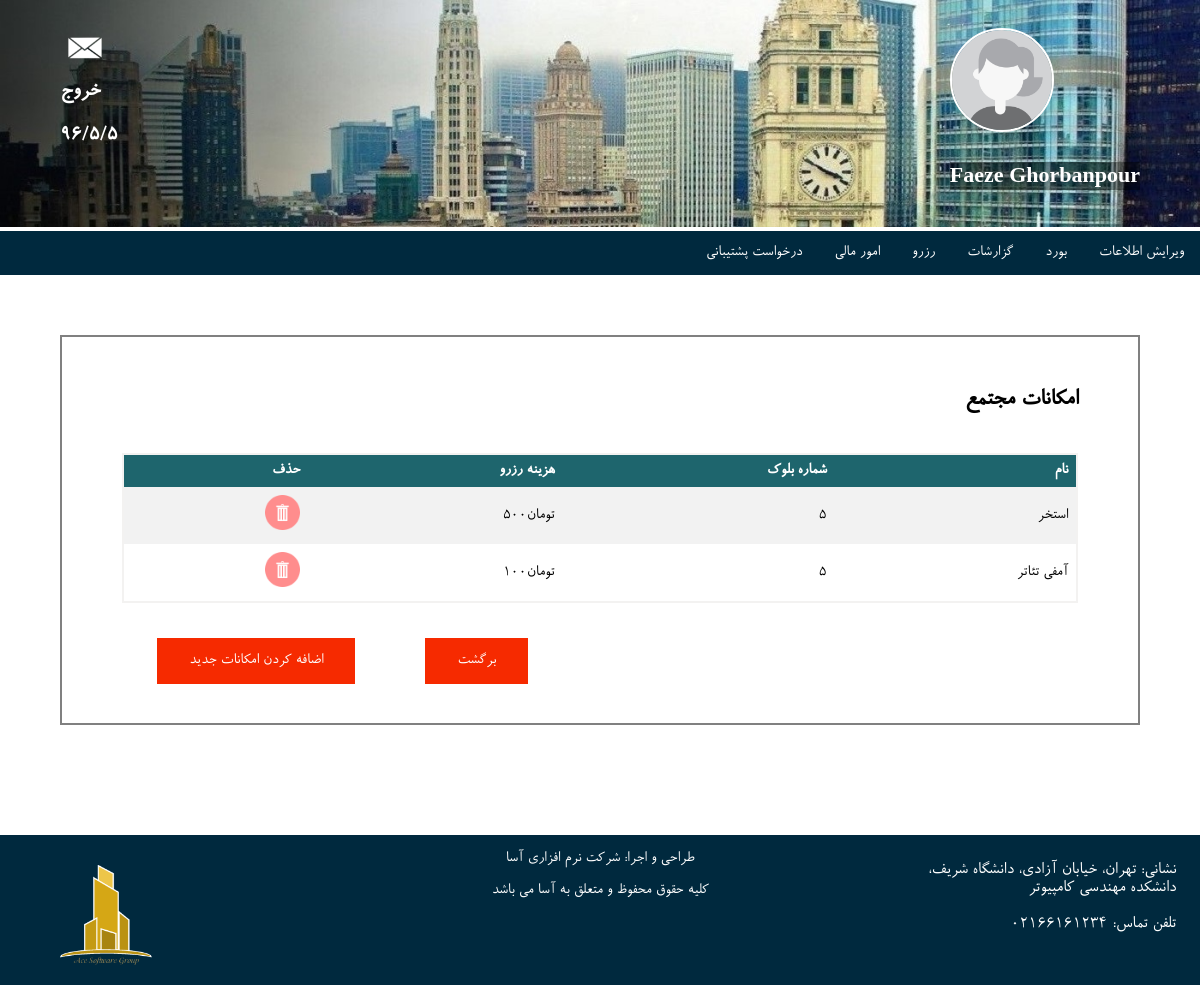
Page /manager/edit_facility/ (signed in) on the committed database.
### MySite/models.py (models this page shows, shortened)
class Facility(models.Model):
    type = models.CharField(max_length=20)
    block = models.ForeignKey('Block')
    cost = models.IntegerField()

class Block(models.Model):
    complex = models.ForeignKey('Complex')

### Manager/views.py (the view)
def edit_facility(request):
    complex = request.user.member.manager.complex
    facility = Facility.objects.filter(block__complex=complex)
    return render(request, 'manager/editFacility.html', {'facilities': facility})

### Manager/templates/manager/editFacility.html (shortened to what this page needs)
{% extends 'manager/managerBase.html' %}
{% block css %}
    <link rel="stylesheet" type="text/css" href="../../../static/css/reqStyles.css"/>{% endblock %}
{% block content %}
    <div class="main" style="direction: ltr">
        <h5>امکانات مجتمع</h5>
        <table>
            <tr>
                <th>حذف</th>
                <th>هزینه رزرو</th>
                <th>شماره بلوک</th>
                <th>نام</th>
            </tr>
            {% for facility in facilities %}
                <tr>
                    <td><a href="{% url 'site:manager:deleteFacility' facility.id %}"
                           onclick="f({{ facility.id }})"><img
                            src="../../../static/images/delete.png" class="linkImg"></a></td>
                    <td>تومان{{ facility.cost }}</td>
                    <td>{{ facility.block.id }}</td>
                    <td>{{ facility.type }}</td>
                </tr>
            {% endfor %}
        </table>
        <a type="button" class="btn" href="{% url 'site:manager:addFacility' %}">اضافه کردن امکانات جدید</a>
        <a type="button" class="btn" href="{% url 'site:manager:edit_complex_information' %}">برگشت</a>
    </div>
{% endblock %}

### Manager/templates/manager/managerBase.html (shortened to what this page needs)
<!DOCTYPE html>
<html lang="en">
<head>
    {% load static %}
    {% block css %}{% endblock %}
</head>
<body>
<div class="container">
    <img class="cover" src="../../../static/images/test.jpg">
    <div class="topright"><img class="img-circle" src="../../../static/images/user_profile_female.jpg">
        <p class="highlighted"> {{ user.get_full_name }}</p></div>
    <div class="topleft" style="display:grid; z-index:5">
        <a href="{% url 'site:manager:select_contact'%}"><img src="../../../static/images/message.png"
                                                              style="height:50px;width:50px;"/></a>
        <a href="/logout/">خروج</a>
        <p>96/5/5</p>
    </div>
</div>
<div class="menu">
    <ul>
        <li class="dropdown">
            <a href="javascript:void(0)" class="dropbtn">ویرایش اطلاعات</a>
        </li>
        <li class="dropdown">
            <a href="javascript:void(0)" class="dropbtn">بورد</a>
        </li>
        <li class="dropdown">
            <a href="javascript:void(0)" class="dropbtn">گزارشات</a>
        </li>
        <li class="dropdown">
            <a href="javascript:void(0)" class="dropbtn">رزرو</a>
        </li>
        <li class="dropdown">
            <a href="javascript:void(0)" class="dropbtn">امور مالی</a>
        </li>
        <a href="{% url 'site:manager:requests'%}" class="notDropdown">درخواست پشتیبانی</a>
    </ul>
</div>
{% block content %}
{% endblock %}
<div id="footer">
    <div class="address">
        <p>نشانی: تهران، خیابان آزادی، دانشگاه شریف، دانشکده مهندسی کامپیوتر</p>
        <p>تلفن تماس: 02166161234</p>
    </div>
    <p class="footer-block">طراحی و اجرا: شرکت نرم افزاری آسا</p>
    <p class="foot">کلیه حقوق محفوظ و متعلق به آسا می باشد</p>
    <div ><img class="logo" src="../../../static/images/LOGO.png"></div>
</div>
</body>
</html>

### static/css/reqStyles.css (style rules this page uses)
.img-circle { border-radius: 50%; max-width: 100px; height: auto; position: relative; border: solid white 2px; }
.cover { max-height: 100%; max-width: 100%; position: relative; }
.container { position: relative; }
.topleft { position: absolute; top: 10%; left: 5%; font-family: brandon; text-align: left; font-size: 22px; color: white; font-weight: bold; }
.topleft a { display: inline-block; color: white; padding: 0px; text-decoration: none; }
.topright { position: absolute; top: 12%; right: 5%; font-size: 22px; font-family: brandon; color: white; font-weight: bold; }
.topright p { padding: 0; }
.menu { text-align : right; font-family: brandon; }
ul { list-style-type: none; margin: 0; padding: 0; overflow: hidden; background-color: #00293E; }
li { float: right; }
.notDropdown { float: right; display: inline-block; color: white; text-align: center; padding: 14px 16px; text-decoration: none; }
li a, .dropbtn { display: inline-block; color: white; text-align: center; padding: 14px 16px; text-decoration: none; }
li.dropdown { display: inline-block; }
.main { padding: 5%; padding-top: 1%; padding-bottom: 10%; margin: 5%; border: solid 2px; border-color: gray; font-family: brandon; text-align: right; }
.main h5 { font-size: 24px; }
table { margin-top: 30px; border-collapse: collapse; width: 100%; border: solid 2px; border-color: #F3F2F1; }
th, td { text-align: right; padding: 8px; }
tr:nth-child(even) { background-color: #f2f2f2 }
th { background-color: #1E656D; color: white; }
.linkImg { width: 35px }
.btn { background-color:#F62A00; border: none; padding: 15px 32px; text-align: center; text-decoration: none; display: inline-block; font-size: 16px; float: left; margin: 35px; font-family: brandon; }
.btn { color: white; }

### rows in the picture
Facility: cost "500", block.id "5", type "استخر"
Facility: cost "100", block.id "5", type "آمفی تئاتر"

### other values in the picture
{{ user.get_full_name }} "Faeze Ghorbanpour"
